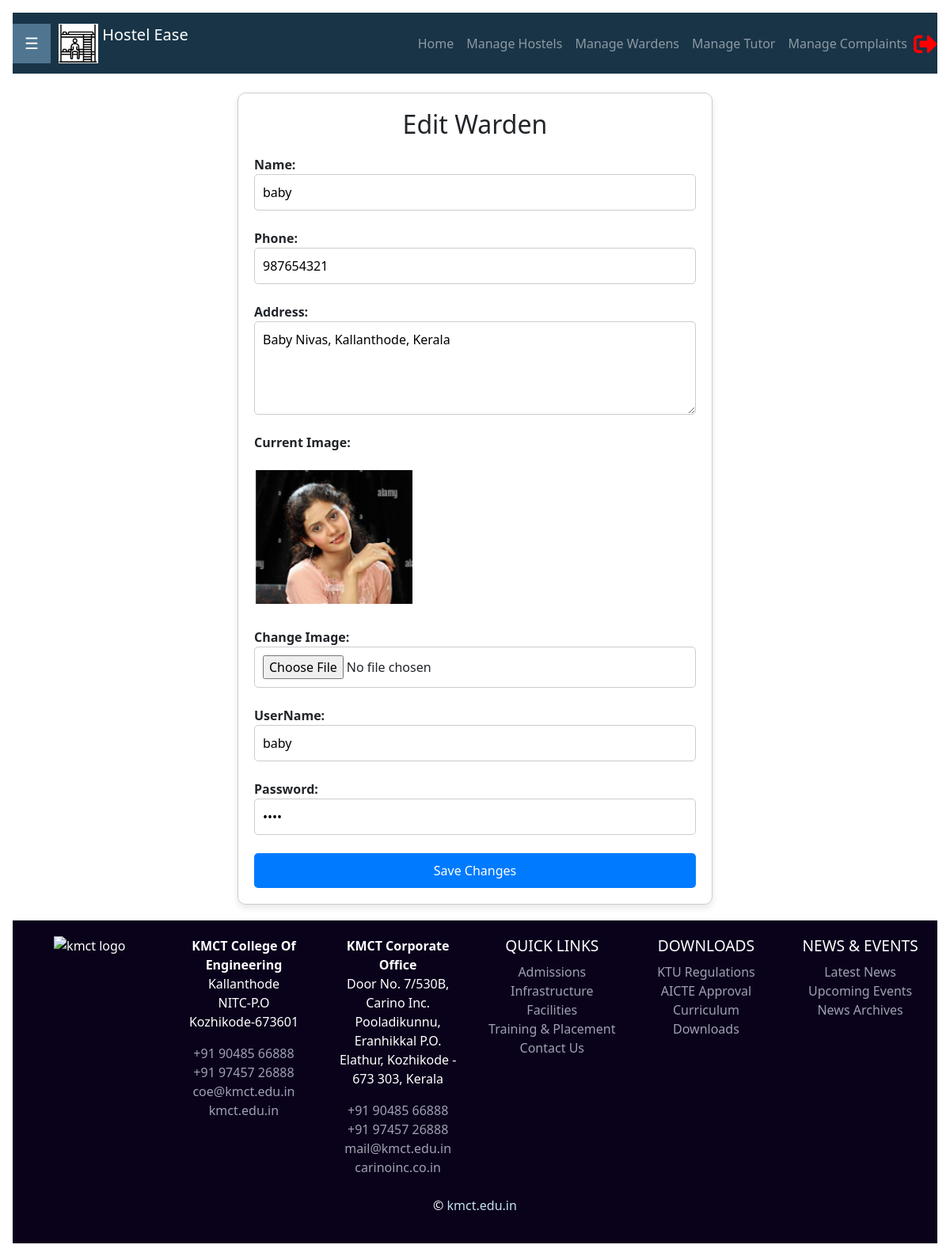
Page /admin_edit_warden/23 on the committed database.
### hostel_project/models.py (models this page shows, shortened)
class Warden(models.Model):
    LOGIN = models.ForeignKey(LoginTable, on_delete=models.CASCADE)
    HOSTEL = models.ForeignKey(Hostel, on_delete=models.SET_NULL, null=True, blank=True)
    name = models.CharField(max_length=30)
    phone = models.BigIntegerField()
    address = models.CharField(max_length=300)
    image = models.ImageField(upload_to='warden_images/')

class LoginTable(models.Model):
    user_name = models.CharField(max_length=100)
    password = models.CharField(max_length=100)
    role = models.CharField(max_length=20)

### hostel_project/views.py (the view, shortened to what this page needs)
# urls.py: path('admin_edit_warden/<id>',views.admin_edit_warden,name='admin_edit_warden'),
def admin_edit_warden(request, id):
    warden = Warden.objects.get(id=id)
    login = warden.LOGIN
    return render(request, 'admin/admin_edit_warden.html', {'warden': warden})

### hostel_project/context_processors.py (called while the page is built)
def user_name(request):
    return {
        'user_name': request.session.get('user_name', 'Guest')
    }

### templates/admin/admin_edit_warden.html (shortened to what this page needs)
{% extends "admin/base.html" %}
{% load static %}
{% block body %}
<form method="POST" action="{% url 'admin_edit_warden' warden.id %}" enctype="multipart/form-data" style="max-width: 600px; margin: auto; padding: 20px; border: 1px solid #ccc; border-radius: 10px; box-shadow: 0 4px 8px rgba(0, 0, 0, 0.1);">
    <h2 style="text-align: center; margin-bottom: 20px;">Edit Warden</h2>
    <div class="warden" style="display: flex; flex-direction: column; gap: 15px;">
        <label for="Hostel" style="font-weight: bold;">Name:
            <input type="text" name="name" placeholder="name" autocomplete="off" value="{{ warden.name }}" required style="width: 100%; padding: 10px; border: 1px solid #ccc; border-radius: 5px;">
        </label>
        <label for="Phone" style="font-weight: bold;">Phone:
            <input type="number" required name="phone" placeholder="phone" autocomplete="off" value="{{ warden.phone }}" style="width: 100%; padding: 10px; border: 1px solid #ccc; border-radius: 5px;">
        </label>
        <label style="display: block; font-weight: bold;">Address:
            <textarea required rows="4" name="address" style="width: 100%; padding: 10px; border: 1px solid #ccc; border-radius: 5px;">{{ warden.address }}</textarea>
        </label>
        <label for="current_image" style="font-weight: bold;">Current Image:</label>
        <img src="{{ warden.image.url }}" alt="Current Image" style="max-width: 200px; margin-bottom: 15px;">
        <label for="Image" style="font-weight: bold;">Change Image:
            <input type="file" name="image" style="width: 100%; padding: 10px; border: 1px solid #ccc; border-radius: 5px;">
        </label>
        <label for="UserName" style="font-weight: bold;">UserName:
            <input type="text" required name="user_name" placeholder="username" autocomplete="off" value="{{ warden.LOGIN.user_name }}" style="width: 100%; padding: 10px; border: 1px solid #ccc; border-radius: 5px;">
        </label>
        <label for="Password" style="font-weight: bold;">Password:
            <input type="password" required name="password" placeholder="password" autocomplete="off" value="{{ warden.LOGIN.password }}" style="width: 100%; padding: 10px; border: 1px solid #ccc; border-radius: 5px;">
        </label>
        <input type="submit" value="Save Changes" style="width: 100%; padding: 10px; border: none; border-radius: 5px; background-color: #007bff; color: white; font-size: 16px; cursor: pointer;">
    </div>
</form>
{% endblock body %}

### rows in the picture
Warden: name "baby", phone "987654321", address "Baby Nivas, Kallanthode, Kerala", image (picture), user_name "baby"
